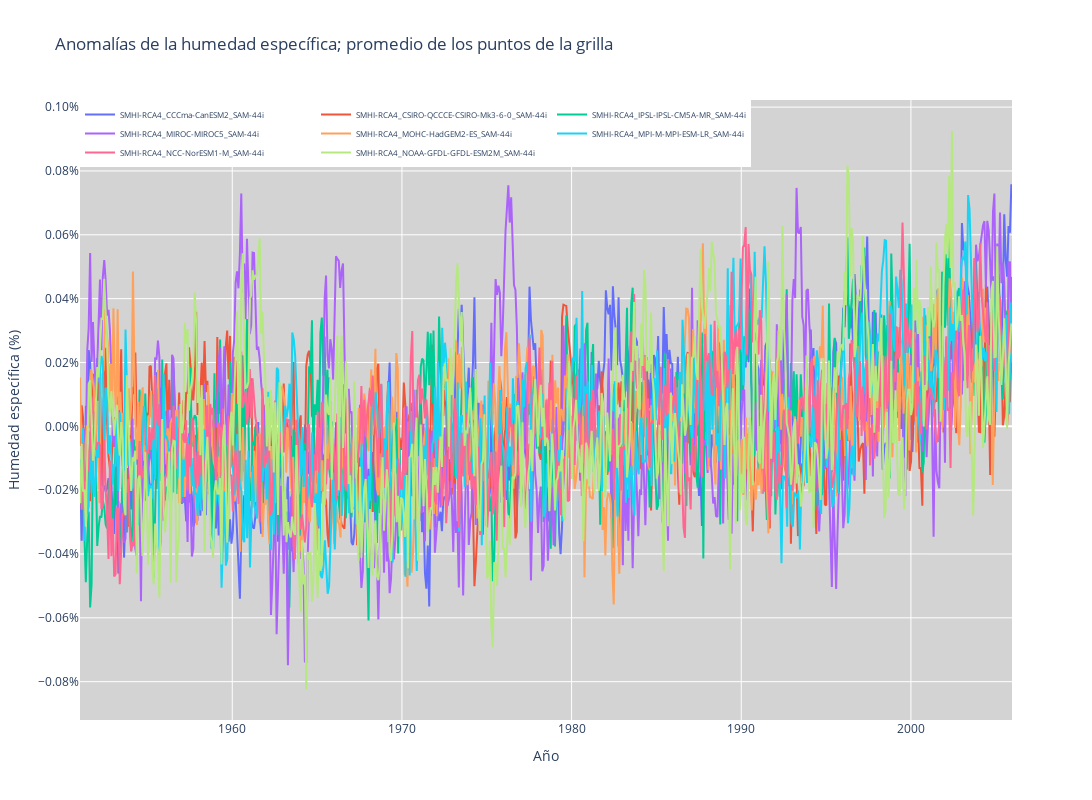

Source (notebook cell):
### Code cell
# Mismo gráfico pero en plotly

# Crear una lista de trazas para las series de tiempo
traces = []
for model in models_data.keys():
    trace = go.Scatter(
        x=models_data[model]['time'],
        y=models_data[model]['anomaly_series'].mean(axis=(1, 2)),
        mode='lines',
        name=model,
        line=dict(width=2)
    )
    traces.append(trace)

# Crear el diseño del gráfico
layout = go.Layout(
    title='Anomalías de la humedad específica; promedio de los puntos de la grilla',
    yaxis=dict(
        title='Humedad específica (%)',
        tickformat='.2%',
        rangemode='tozero'
    ),
    xaxis=dict(title='Año'),
    legend=dict(
        x=0,
        y=1,
        traceorder='normal',
        font=dict(size=8),
        orientation='h'
    ),
    autosize=True,
    width=1600,
    height=800,
    plot_bgcolor='lightgray'
)

# Crear la figura con las trazas y el diseño
fig = go.Figure(data=traces, layout=layout)

pyo.plot(fig, filename='output/huss_anomalies_timeseries.html', auto_open=True)

# Mostrar el gráfico interactivo
pio.show(fig)

### Figure 1 — Plotly figure (JSON) as saved in the notebook; plotly's stock layout.template omitted (floating-point values rounded to 4 significant figures; data arrays with more than 128 entries replaced by an {"elided": "..."} marker saying what was removed)
{"data": [{"line": {"width": 2}, "mode": "lines", "name": "SMHI-RCA4_CCCma-CanESM2_SAM-44i", "type": "scatter", "x": {"elided": "660 str values"}, "y": {"elided": "660 float values"}}, {"line": {"width": 2}, "mode": "lines", "name": "SMHI-RCA4_CSIRO-QCCCE-CSIRO-Mk3-6-0_SAM-44i", "type": "scatter", "x": {"elided": "660 str values"}, "y": {"elided": "660 float values"}}, {"line": {"width": 2}, "mode": "lines", "name": "SMHI-RCA4_IPSL-IPSL-CM5A-MR_SAM-44i", "type": "scatter", "x": {"elided": "660 str values"}, "y": {"elided": "660 float values"}}, {"line": {"width": 2}, "mode": "lines", "name": "SMHI-RCA4_MIROC-MIROC5_SAM-44i", "type": "scatter", "x": {"elided": "660 str values"}, "y": {"elided": "660 float values"}}, {"line": {"width": 2}, "mode": "lines", "name": "SMHI-RCA4_MOHC-HadGEM2-ES_SAM-44i", "type": "scatter", "x": {"elided": "660 str values"}, "y": {"elided": "660 float values"}}, {"line": {"width": 2}, "mode": "lines", "name": "SMHI-RCA4_MPI-M-MPI-ESM-LR_SAM-44i", "type": "scatter", "x": {"elided": "660 str values"}, "y": {"elided": "660 float values"}}, {"line": {"width": 2}, "mode": "lines", "name": "SMHI-RCA4_NCC-NorESM1-M_SAM-44i", "type": "scatter", "x": {"elided": "660 str values"}, "y": {"elided": "660 float values"}}, {"line": {"width": 2}, "mode": "lines", "name": "SMHI-RCA4_NOAA-GFDL-GFDL-ESM2M_SAM-44i", "type": "scatter", "x": {"elided": "660 str values"}, "y": {"elided": "660 float values"}}], "layout": {"autosize": true, "height": 800, "legend": {"font": {"size": 8}, "orientation": "h", "traceorder": "normal", "x": 0, "y": 1}, "plot_bgcolor": "lightgray", "title": {"text": "Anomalías de la humedad específica; promedio de los puntos de la grilla"}, "width": 1600, "xaxis": {"title": {"text": "Año"}}, "yaxis": {"rangemode": "tozero", "tickformat": ".2%", "title": {"text": "Humedad específica (%)"}}}}
